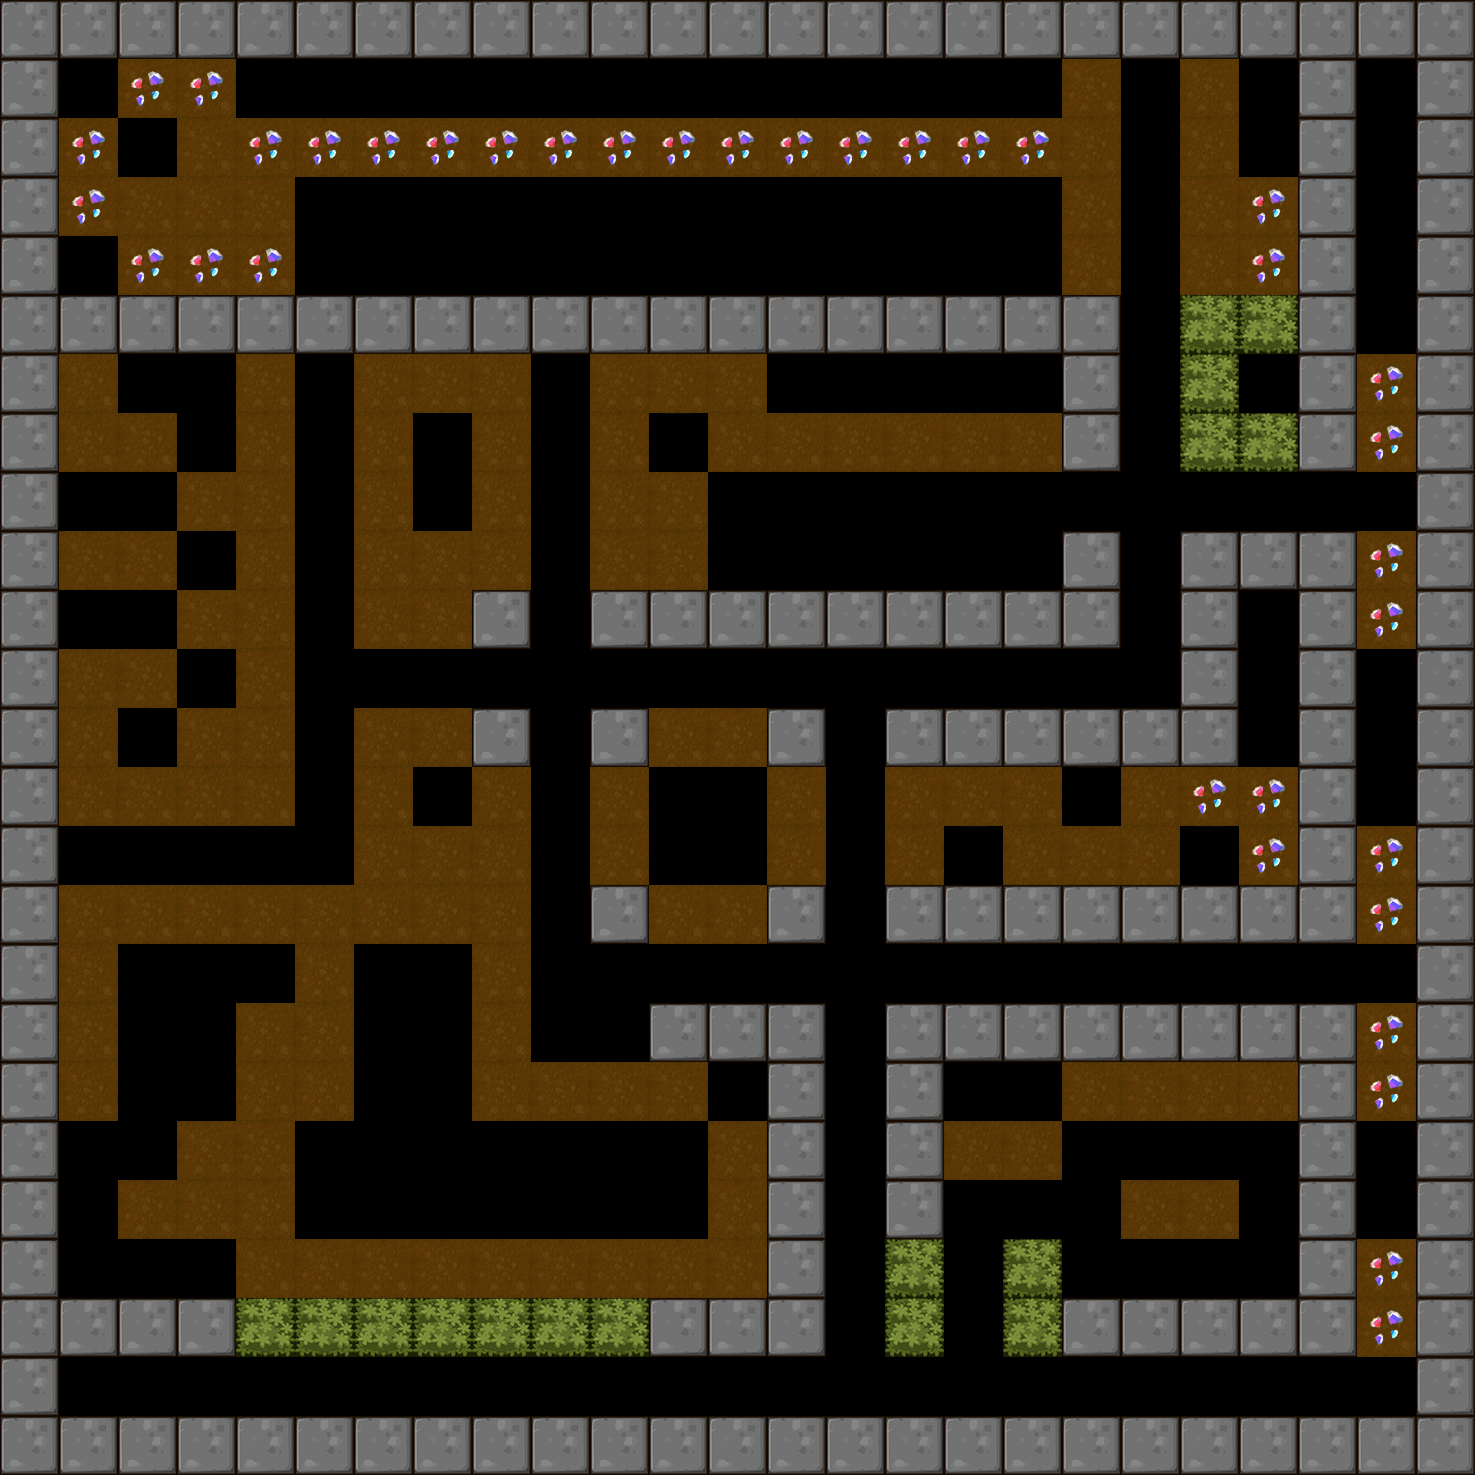

Rendered tile map (Tiled .tmx) drawn with the repository's tilesets; below, a short description and the map source with its tile grids summarised:
An orthogonal 25x25 tile map with 59x59 px tiles, 1 tile layer (BackGround) and 21 objects (15x Shipper, 5x Hammer, Player).

<map version="1.0" orientation="orthogonal" renderorder="right-down" width="25" height="25" tilewidth="59" tileheight="59">
 <tileset firstgid="1" name="itemmap" tilewidth="59" tileheight="59">
  <image source="tileset2.png" trans="ff00ff" width="354" height="354" />
 </tileset>
 <layer name="BackGround" width="25" height="25">
  <data>[625 cells, 467 non-empty, 13 distinct tile ids]</data>
 </layer>
 <objectgroup name="RobotCharacter">
  <object name="Player" x="132.75" y="118" width="40" height="40" />
 </objectgroup>
 <objectgroup name="EnemyCharacter">
  <object name="Hammer" type="Hammer" x="544.16" y="1191.18" width="40" height="40" />
  <object name="Hammer" type="Hammer" x="1009.13" y="485.831" width="40" height="40" />
  <object name="Hammer" type="Hammer" x="596.708" y="244.042" width="40" height="40" />
  <object name="Shipper" type="Shipper" x="515.207" y="661.213" width="40" height="40" />
  <object name="Shipper" type="Shipper" x="889.273" y="182.717" width="40" height="40" />
  <object name="Hammer" type="Hammer" x="366.085" y="954.081" width="40" height="40" />
  <object name="Shipper" type="Shipper" x="538.316" y="481.184" width="40" height="40" />
  <object name="Shipper" type="Shipper" x="1128.04" y="606.646" width="40" height="40" />
  <object name="Shipper" type="Shipper" x="1357" y="486.75" width="40" height="40" />
  <object name="Shipper" type="Shipper" x="293.642" y="823.976" width="40" height="40" />
  <object name="Hammer" type="Hammer" x="885" y="958.75" width="40" height="40" />
  <object name="Shipper" type="Shipper" x="1091.5" y="1135.75" width="44.25" height="44.25" />
  <object name="Shipper" type="Shipper" x="1239" y="1135.75" width="40" height="40" />
  <object name="Shipper" type="Shipper" x="120.014" y="837.665" width="40" height="40" />
  <object name="Shipper" type="Shipper" x="619.5" y="1371.75" width="40" height="40" />
  <object name="Shipper" type="Shipper" x="840.75" y="1357" width="40" height="40" />
  <object name="Shipper" type="Shipper" x="1076.75" y="1371.75" width="40" height="40" />
  <object name="Shipper" type="Shipper" x="1357" y="1371.75" width="40" height="40" />
  <object name="Shipper" type="Shipper" x="373.061" y="1365.97" width="40" height="40" />
  <object name="Shipper" type="Shipper" x="359.604" y="243.793" width="40" height="40" />
 </objectgroup>
</map>
